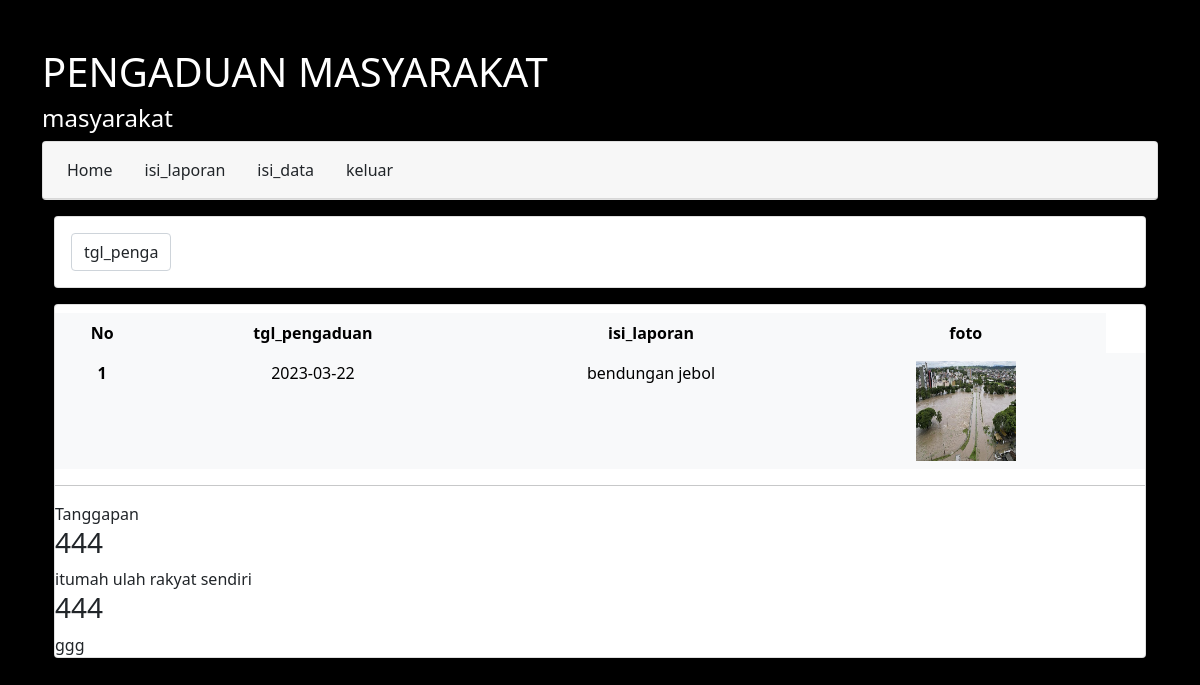
/ujikom2023/masyarakat/detail.php?id_pengaduan=79, run on the app's committed database.
### tables this page shows
CREATE TABLE `pengaduan` (
  `id_pengaduan` int(11) NOT NULL,
  `tgl_pengaduan` date NOT NULL,
  `nik` int(16) NOT NULL,
  `isi_laporan` text NOT NULL,
  `foto` varchar(255) NOT NULL,
  `status` varchar(30) NOT NULL
);

CREATE TABLE `tanggapan` (
  `id_tanggapan` int(11) NOT NULL,
  `id_pengaduan` int(11) NOT NULL,
  `tgl_tanggapan` date NOT NULL,
  `tanggapan` text NOT NULL,
  `id_petugas` int(11) NOT NULL
);

### ujikom2023/masyarakat/detail.php (the view, shortened to what this page needs)
<?php
$id_pengaduan=$_GET['id_pengaduan'];
$db =new PDO("mysql:host=localhost;dbname=pengaduanmasyarakat",'root','');
$query = $db->query("SELECT * FROM `pengaduan` WHERE `id_pengaduan`='$id_pengaduan'");
$data = $query->fetchAll();
?>
<!DOCTYPE html>
<html lang="en">
<head>
    <link href="https://cdn.jsdelivr.net/npm/bootstrap@5.0.2/dist/css/bootstrap.min.css" rel="stylesheet"
>
</head>
<body style="background:black">
    <div class="container mt-5">
    <h1 class="text-white">PENGADUAN MASYARAKAT</h1>
    <h4 class="text-white">masyarakat</h4>
    <div class="card text-center">
  <div class="card-header">
    <ul class="nav nav-pills card-header-pills">
      <li class="nav-item">
        <a class="nav-link text-dark" href="home.php">Home</a>
      </li>
      <li class="nav-item">
        <a class="nav-link text-dark" href="masyarakat.php">isi_laporan</a>
      </li>
      <li class="nav-item">
        <a class="nav-link text-dark" href="isi_data.php">isi_data</a>
      </li>
      <li class="nav-item">
        <a class="nav-link text-dark" href="logout.php" onclick="return confirm('anda yakin ingin keluar')"> keluar</a>
      </li>
    </ul>
  </div>
</div>
<div class="container mt-3">
    <div class="container mt-3">
        <div class="row fw-bold card">
            <div class="row g-2 align-items-center px-3 mb-3">
                <div class="col-auto">
             <form>
             <div class="col-auto">
                  <select name="ppm" class="form-control" style="width:100px" id="">
                    <option value="tanggal">tgl_pengaduan</option>
                  </select>
                </div>
              </div>
        </div>
      </div>
</div>    <div class="card my-4 mt-3">
    <div class="d-grip gap-2 col-12 mt-2">
    <table class="table table-light table-hover table-borderless">
  <thead>
    <tr style="text-align:center;">
      <th scope="col">No</th>
      <th scope="col">tgl_pengaduan</th>
      <th scope="col">isi_laporan</th>
      <th scope="col">foto</th>
    </tr>
  </thead>
  <?php $no=1;?>
 <?php foreach ($data as $row){?>
  <tbody>
    <tr class="text-center">
      <th scope="row"><?= $no;?></th>
      <td><?=$row['tgl_pengaduan'];?></td>
      <td><?=$row['isi_laporan'];?></td>
      <td><img src="./../img/<?= $row['foto'];?>" width="100" height="100"/></td>
       <td>
    </td>
    </tr>
    </tbody>
    <?php $no++ ?>
    <?php } ?>
    </table>
    <hr>
    <hr2>Tanggapan</hr>
    <div class="">
        <?php
        $query = $db->query("select * from tanggapan where id_pengaduan='$id_pengaduan'");
        $data = $query->fetchAll();
        foreach($data as $data):
        ?>
        <h3><?=$data['id_petugas']?></h3>
        <div class="text-tanggapan"><?=$data['tanggapan']?></div>
    </div>
    <?php endforeach ?>
    </div>
    </div>
</body>
</html>

### data on the page
pengaduan: tgl_pengaduan "2023-03-22", isi_laporan "bendungan jebol", foto (picture)
tanggapan: id_petugas "444", tanggapan "itumah ulah rakyat sendiri"
tanggapan: id_petugas "444", tanggapan "ggg"
